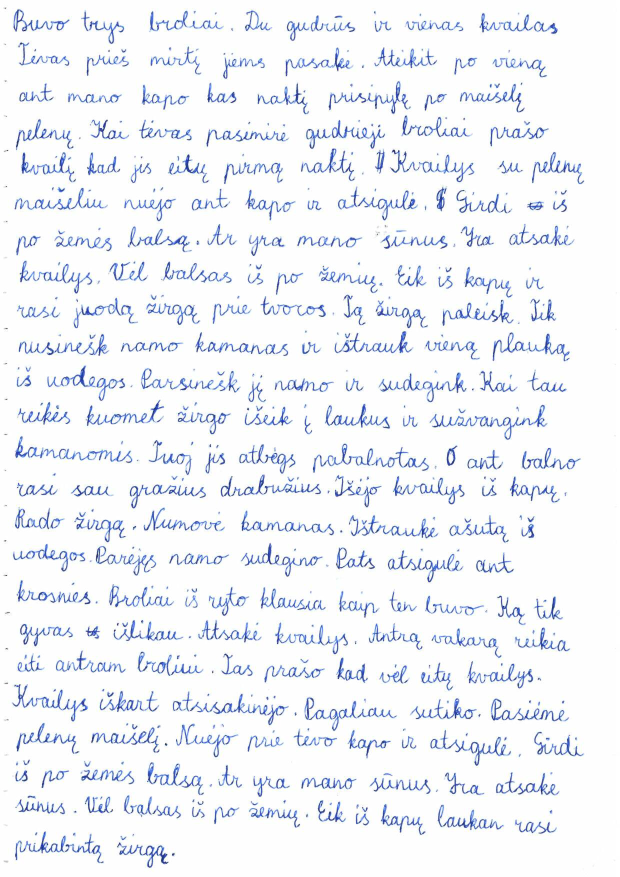
#> input picture src/learning_data/learn2.png, 1240 x 1754 px, given in place of ja.png, which was not available (shown at 1/2 size)
$ python edged.py   (older library calls are emulated)
#> lines starting #> are read from the running program, lines starting #| are printed output that depends on the picture; after the words box and inside, x2 and y2 are one past the last pixel; in counts of white or black regions, pixels touching at a corner belong together; long printed decimals are rounded; pictures that were not available may be replaced by others from this repository, and a replacement may not be noted
# import the necessary packages
from imutils import paths
import numpy as np
import argparse
import imutils
import cv2

kernel = np.ones((2,2),np.uint8)
img = cv2.imread('ja.png')
#> img is the input picture: shape (1754, 1240, 3); mean B, G, R 247, 242.2, 239.6
# img = cv2.resize(img, (640, 360))
newx,newy = img.shape[1]/3,img.shape[0]/3	  #new size (w,h)
#> newx = 413.3; newy = 584.7
print("Rescaled, new dimensions: ", newx, newy)
#| Rescaled, new dimensions:  413.333 584.667
newimage = cv2.resize(img,(int(newx), int(newy)))
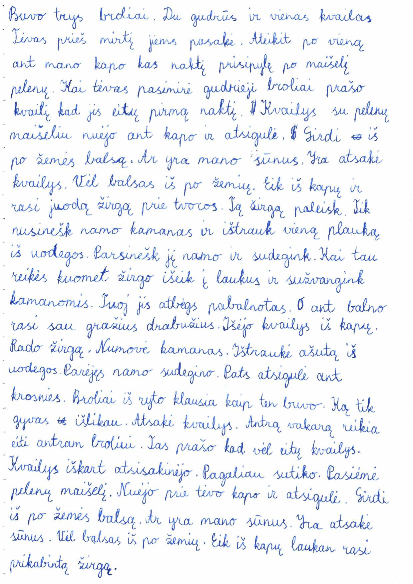
#> newimage: shape (584, 413, 3); mean B, G, R 247, 242.2, 239.5

img = cv2.cvtColor(newimage,cv2.COLOR_BGR2GRAY)
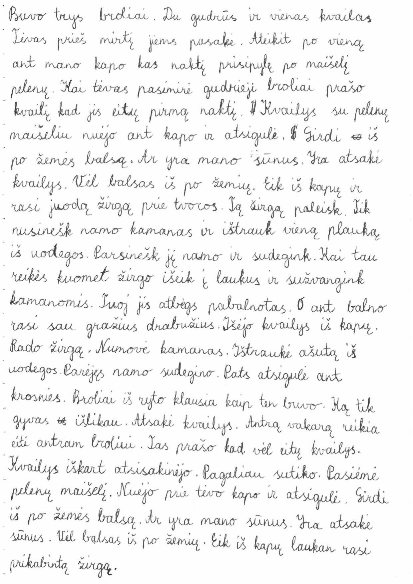
#> img: shape (584, 413); min 43, max 255, mean 241.9
(thresh, im_bw) = cv2.threshold(img, 128, 255, cv2.THRESH_BINARY | cv2.THRESH_OTSU)
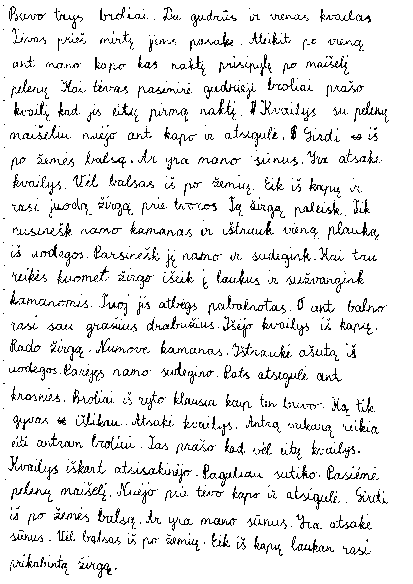
#> im_bw: shape (584, 413); 92% white; black in thin lines or dots
#> thresh = 192
# dilation = cv2.dilate(im_bw,kernel,iterations = 5)
# im_bw = cv2.adaptiveThreshold(img,255,cv2.ADAPTIVE_THRESH_GAUSSIAN_C, cv2.THRESH_BINARY,11,2)
# dilation = cv2.dilate(im_bw,kernel,iterations = 1)
erosion = cv2.erode(im_bw,kernel,iterations = 1)
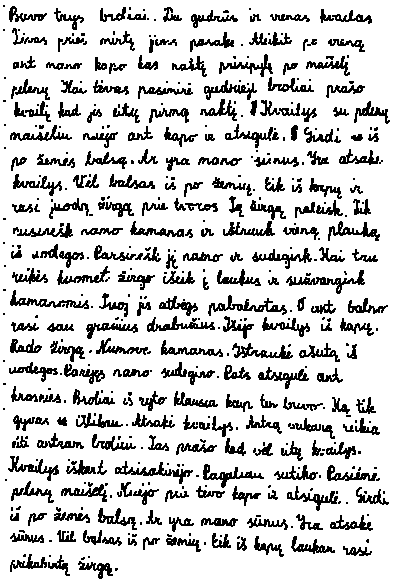
#> erosion: shape (584, 413); 82.7% white; black in thin lines or dots
cv2.imshow("Image", erosion)
cv2.waitKey(0)
ret,thresh = cv2.threshold(img,127,255,cv2.THRESH_BINARY)
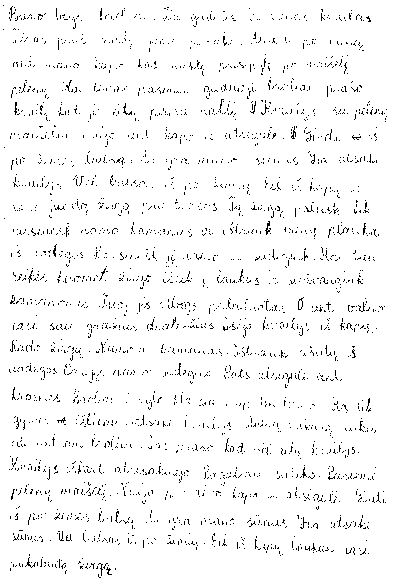
#> thresh: shape (584, 413); 96.5% white; black in thin lines or dots
im2, contours, hierarchy = cv2.findContours(thresh,cv2.RETR_TREE,cv2.CHAIN_APPROX_SIMPLE)
#> contours = 3978 contours, 3926 with area under 20; largest, box (x1, y1, x2, y2) and area: (0, 0, 413, 584) 240196, (264, 220, 271, 236) 48, (290, 129, 297, 140) 37, (13, 101, 18, 116) 36, (52, 244, 57, 258) 35


bounding = []
# classification
samples =  np.empty((0,100))
responses = []

for contour in contours:
    # get rectangle bounding contour
    [x,y,w,h] = cv2.boundingRect(contour)
    bounding.append([x,y,w,h])
    print([x,y,w,h])
    #Don't plot small false positives that aren't text
    if w < 20 and h<20:
        continue
    cv2.rectangle(img,(x,y),(x+w,y+h),(0,0,255),2)
#> this loop made 3978 passes
#> (contour, x, y, w, h) on passes 1, 5, 7: ([[0, 0], [0, 583], [412, 583], [412, 0]], 0, 0, 413, 584), ([[65, 570], [66, 569], [67, 570], [66, 571]], 65, 569, 3, 3), ([[86, 568], [87, 567], [88, 568], [87, 569]], 86, 567, 3, 3)
#| [0, 0, 413, 584]
#| [98, 576, 4, 3]
#| [97, 573, 3, 5]
#| [64, 570, 3, 5]
#| [65, 569, 3, 3]
#| [114, 567, 3, 4]
#| [86, 567, 3, 3]
#| [81, 567, 3, 3]
#> (further printed lines are left out)
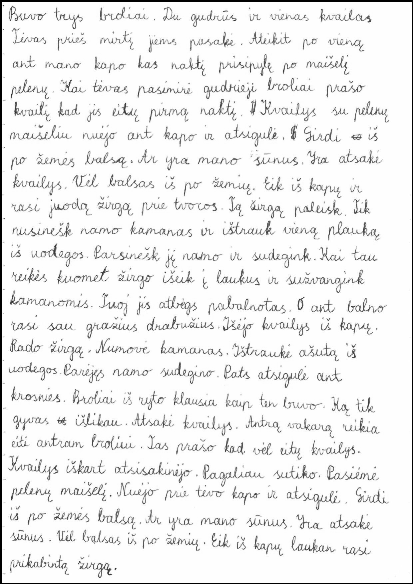
#> img: shape (584, 413); 1.24% of pixels changed, all inside (x1, y1, x2, y2) = (0, 0, 413, 584)
#> after the loop, bounding = 3978 items, first 6: [0, 0, 413, 584], [98, 576, 4, 3], [97, 573, 3, 5], [64, 570, 3, 5], [65, 569, 3, 3], [114, 567, 3, 4]
    # [17 lines of commented-out code are left out]


cv2.imshow("Image", img)
cv2.waitKey(0)

$ run again, on src/learning_data/learn3.png
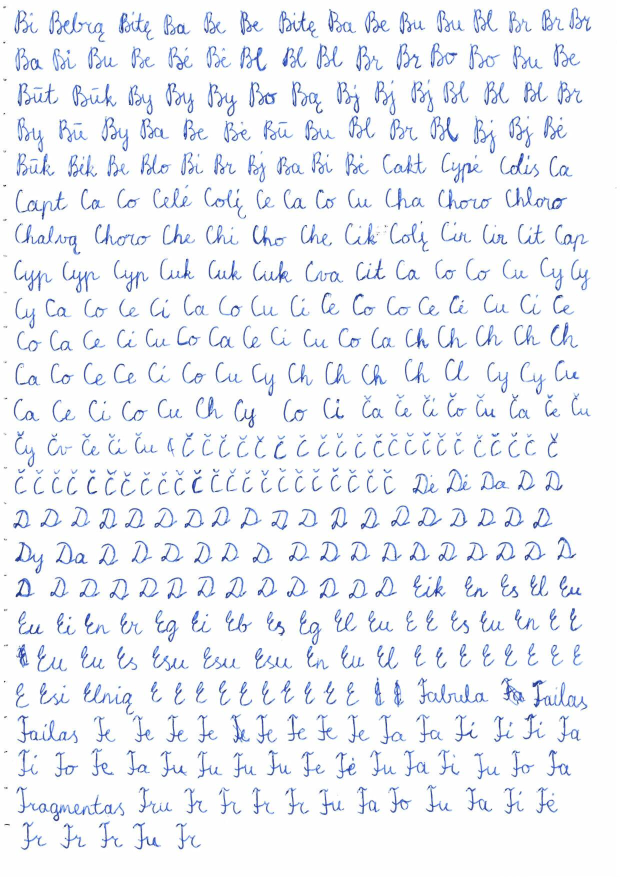
#> input picture src/learning_data/learn3.png, 1240 x 1754 px, given in place of ja.png, which was not available (shown at 1/2 size)
#> img is the input picture: shape (1754, 1240, 3); mean B, G, R 246.6, 242.1, 239.5
#| Rescaled, new dimensions:  413.333 584.667
#> `(thresh, im_bw) = cv2.threshold(img, 128, 255, cv2.THRESH_BINARY | cv2..`:
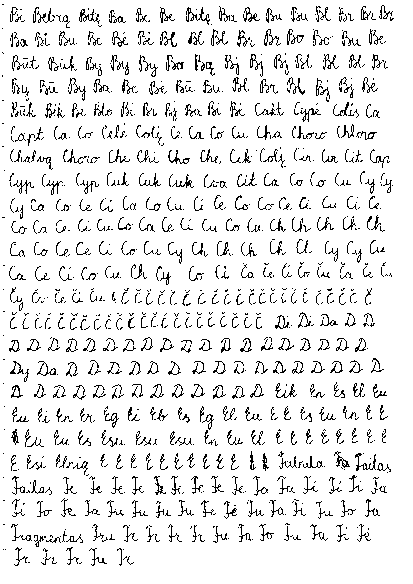
#> im_bw: shape (584, 413); 91.6% white; black in thin lines or dots
#> `(thresh, im_bw) = cv2.threshold(img, 128, 255, cv2.THRESH_BINARY | cv2..`: thresh = 194
#> erosion: shape (584, 413); 81.9% white; black in thin lines or dots
#> contours = 4073 contours, 4034 with area under 20; largest, box (x1, y1, x2, y2) and area: (0, 0, 413, 584) 240196, (355, 456, 362, 472) 36, (296, 82, 305, 95) 34, (12, 431, 18, 444) 32, (343, 104, 349, 116) 28
#> the loop `for contour in contours:` made 4073 passes
#> (contour, x, y, w, h) on passes 1 to 3: ([[0, 0], [0, 583], [412, 583], [412, 0]], 0, 0, 413, 584), ([[15, 565], [16, 564], [17, 565], [16, 566]], 15, 564, 3, 3), ([[120, 564], [121, 563], [122, 564], [121, 565]], 120, 563, 3, 3)
#> (printed output is left out)
#> after the loop `for contour in contours:`:
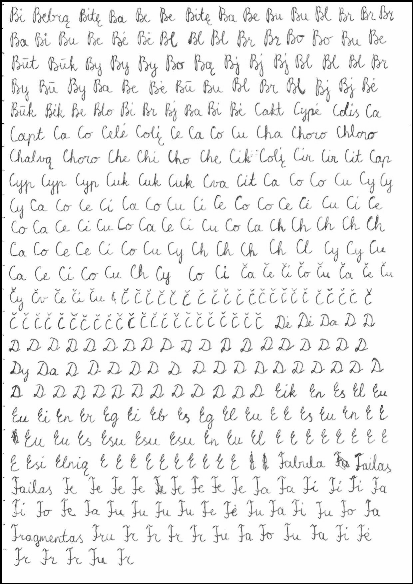
#> img: shape (584, 413); min 0, max 255, mean 238.6
#> after the loop `for contour in contours:`: bounding = 4073 items, first 6: [0, 0, 413, 584], [15, 564, 3, 3], [120, 563, 3, 3], [118, 563, 3, 3], [90, 563, 3, 3], [42, 563, 4, 3]

$ run again, on src/learning_data/learn4.png
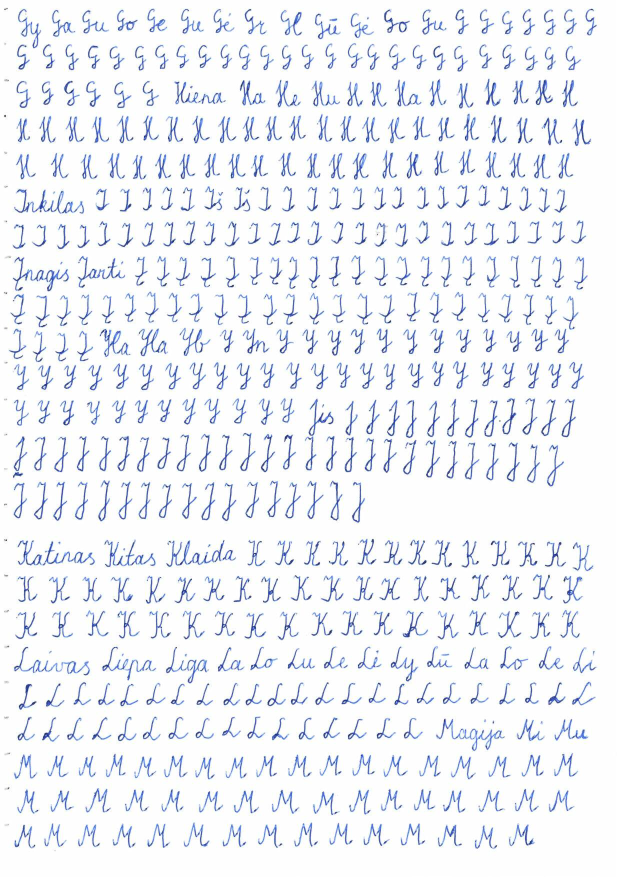
#> input picture src/learning_data/learn4.png, 1240 x 1754 px, given in place of ja.png, which was not available (shown at 1/2 size)
#> img is the input picture: shape (1754, 1240, 3); mean B, G, R 245.9, 241.2, 238.6
#| Rescaled, new dimensions:  413.333 584.667
#> `(thresh, im_bw) = cv2.threshold(img, 128, 255, cv2.THRESH_BINARY | cv2..`:
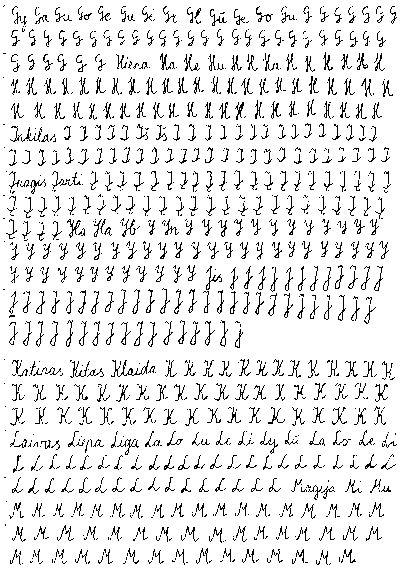
#> im_bw: shape (584, 413); 91.4% white; black in thin lines or dots
#> `(thresh, im_bw) = cv2.threshold(img, 128, 255, cv2.THRESH_BINARY | cv2..`: thresh = 192
#> erosion: shape (584, 413); 81.3% white; black in thin lines or dots
#> contours = 4060 contours, 3994 with area under 20; largest, box (x1, y1, x2, y2) and area: (0, 0, 413, 584) 240196, (323, 55, 330, 71) 43, (367, 362, 373, 377) 37, (15, 384, 20, 401) 33, (309, 78, 313, 94) 32
#> the loop `for contour in contours:` made 4060 passes
#> (contour, x, y, w, h) on passes 1, 2, 4: ([[0, 0], [0, 583], [412, 583], [412, 0]], 0, 0, 413, 584), ([[326, 564], [327, 563], [328, 564], [327, 565]], 326, 563, 3, 3), ([[329, 563], [330, 562], [331, 563], [330, 564]], 329, 562, 3, 3)
#> (printed output is left out)
#> after the loop `for contour in contours:`:
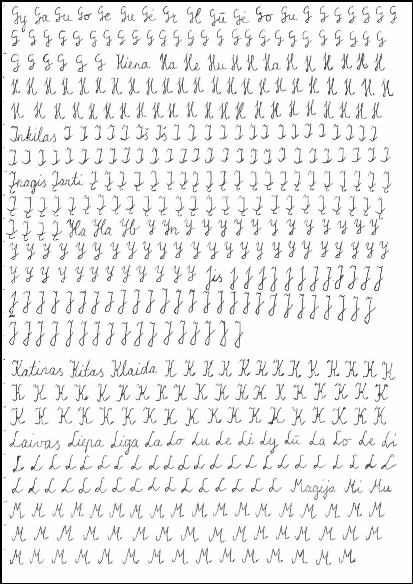
#> img: shape (584, 413); min 0, max 255, mean 237.8
#> after the loop `for contour in contours:`: bounding = 4060 items, first 6: [0, 0, 413, 584], [326, 563, 3, 3], [316, 563, 4, 3], [329, 562, 3, 3], [159, 562, 3, 3], [122, 562, 3, 3]
